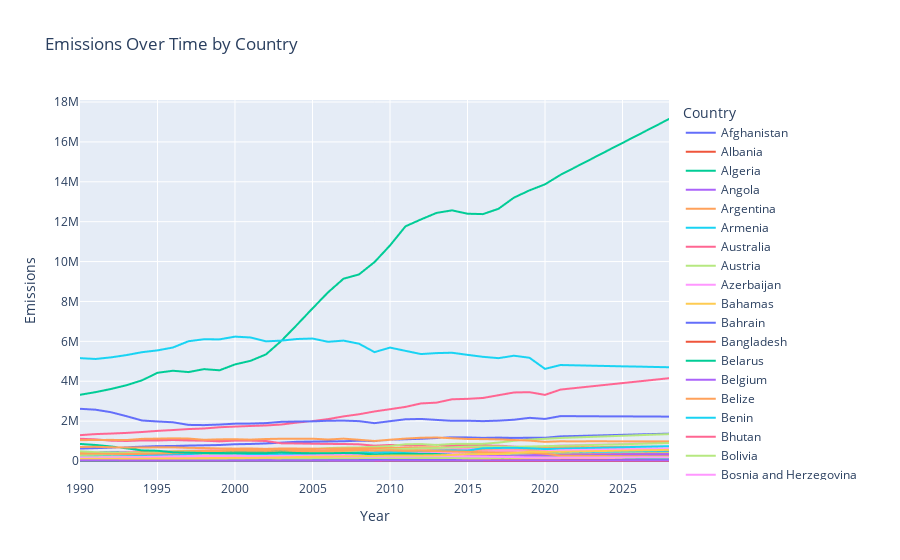

The cell this chart's notebook holds for it:
### Code cell
# Pivot table for country emissions
country_pivot = data.pivot_table(index='Year', columns='Country', values='emissions', aggfunc='sum')

# Reset index to use Year as a column for plotting
country_pivot.reset_index(inplace=True)

# Melt the DataFrame to long format
country_long = country_pivot.melt(id_vars='Year', var_name='Country', value_name='Emissions')

# Create interactive plot with plotly
fig = px.line(country_long, x='Year', y='Emissions', color='Country', title='Emissions Over Time by Country')

# Show the plot
fig.show()
